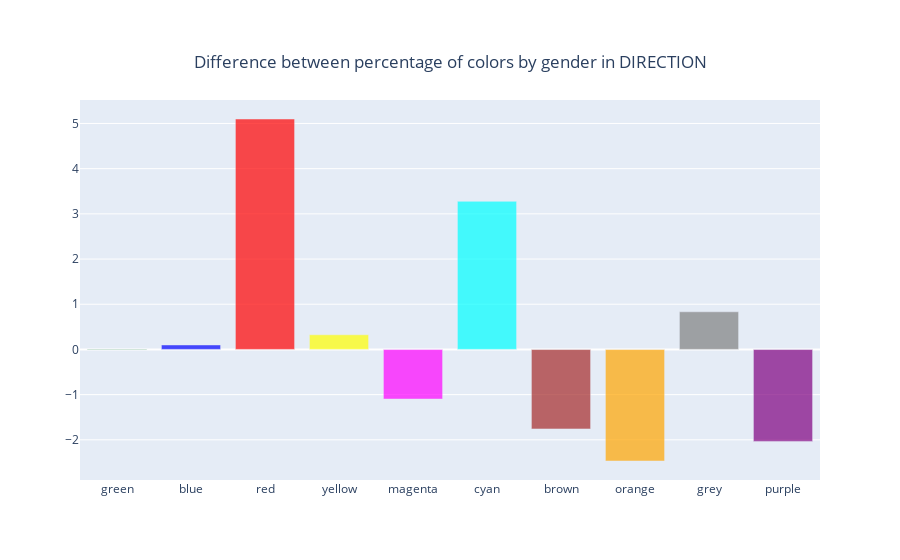

Notebook code cell kept with this figure:
### Code cell
import plotly.graph_objects as go

fig = go.Figure(data=[go.Bar(
    x=['green','blue','red','yellow','magenta','cyan','brown','orange','grey','purple'],
    y=[green_m-green_w,blue_m-blue_w,red_m-red_w,yellow_m-yellow_w,magenta_m-magenta_w,
       cyan_m-cyan_w,brown_m-brown_w,orange_m-orange_w,grey_m-grey_w,purple_m-purple_w],
    opacity = 0.7,
    name = 'Purple',
    marker=dict(
        color=['green','blue','red','yellow','magenta','cyan','brown','orange','grey','purple'],
        ),
)])

fig.update_layout(
    title={
                    'text': "Difference between percentage of colors by gender in DIRECTION",
                    'y':0.9,
                    'x':0.5,
                    'xanchor': 'center',
                    'yanchor': 'top'},
    )

fig.show()

### Figure 1 — Plotly figure (JSON) as saved in the notebook; plotly's stock layout.template omitted (floating-point values rounded to 4 significant figures)
{"data": [{"marker": {"color": ["green", "blue", "red", "yellow", "magenta", "cyan", "brown", "orange", "grey", "purple"]}, "name": "Purple", "opacity": 0.7, "type": "bar", "x": ["green", "blue", "red", "yellow", "magenta", "cyan", "brown", "orange", "grey", "purple"], "y": [-0.009874, 0.0992, 5.099, 0.3243, -1.098, 3.278, -1.76, -2.469, 0.8335, -2.035]}], "layout": {"title": {"text": "Difference between percentage of colors by gender in DIRECTION", "x": 0.5, "xanchor": "center", "y": 0.9, "yanchor": "top"}}}
